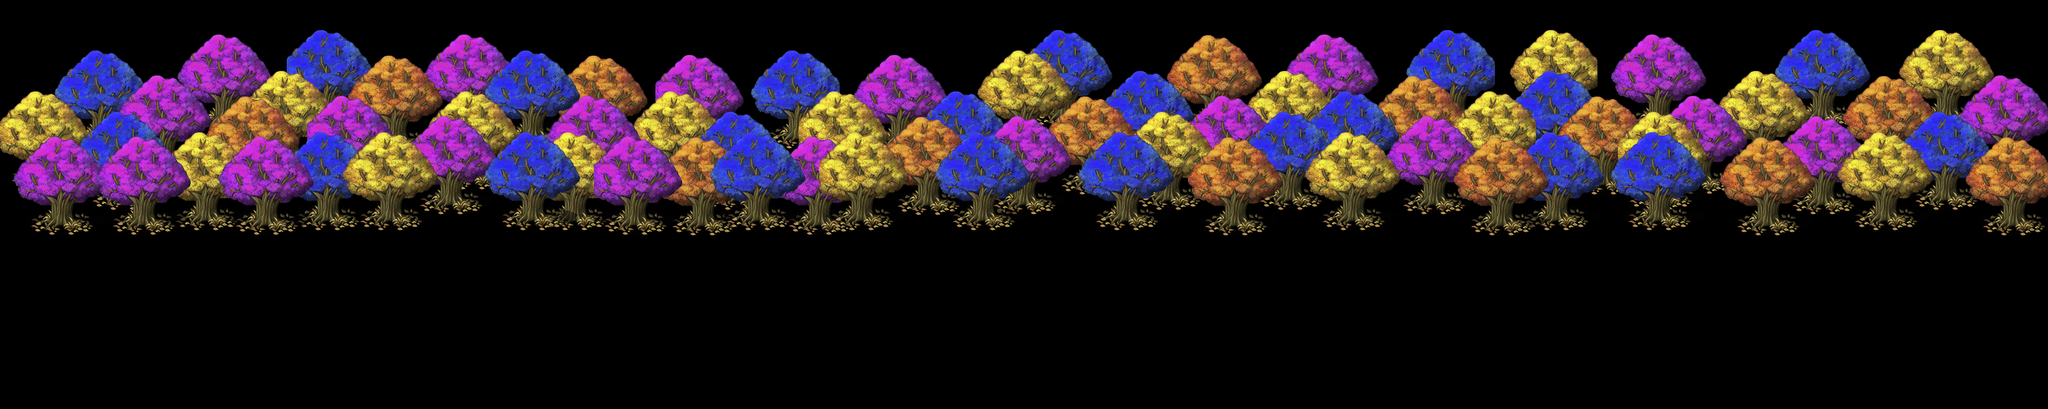

A level layout from a 2D game, rendered from its tile map. Below: a short description, then the map file with tile-grid data replaced by summaries:
An orthogonal 100x20 tile map with 32x32 px tiles, 5 tile layers (Arboles0, Arboles1, Arboles2, Arboles3, ...).

<map version="1.0" orientation="orthogonal" renderorder="right-down" width="100" height="20" tilewidth="32" tileheight="32" nextobjectid="1">
 <tileset firstgid="1" name="tilesetmapa2" tilewidth="32" tileheight="32" tilecount="256" columns="16">
  <image source="tilesetmapa2.png" width="512" height="512" />
 </tileset>
 <layer name="Arboles0" width="100" height="20">
  <data>[2000 cells, 469 non-empty, 138 distinct tile ids]</data>
 </layer>
 <layer name="Arboles1" width="100" height="20">
  <data>[2000 cells, 553 non-empty, 144 distinct tile ids]</data>
 </layer>
 <layer name="Arboles2" width="100" height="20">
  <data>[2000 cells, 481 non-empty, 144 distinct tile ids]</data>
 </layer>
 <layer name="Arboles3" width="100" height="20">
  <data>[2000 cells, 561 non-empty, 144 distinct tile ids]</data>
 </layer>
 <layer name="Arboles4" width="100" height="20">
  <data>[2000 cells, 558 non-empty, 144 distinct tile ids]</data>
 </layer>
</map>